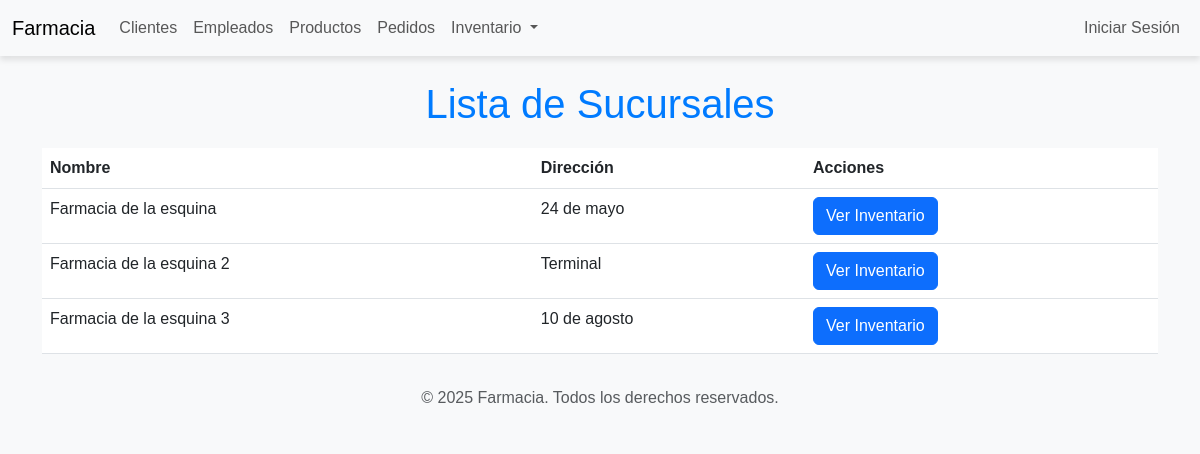
Page /sucursales/ on the earlier database version.
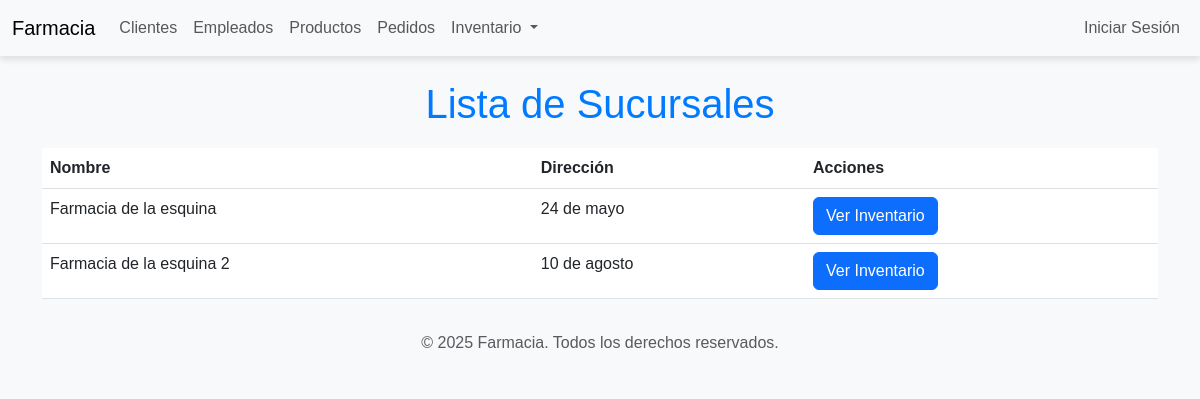
Same page on the later database version.
### inventario/models.py (models this page shows, shortened)
class Sucursal(models.Model):
    nombre = models.CharField(max_length=100)
    direccion = models.CharField(max_length=255)

### inventario/views.py (the view)
# urls.py: path('sucursales/', inventario_views.lista_sucursales, name='lista_sucursales'),
def lista_sucursales(request):
    sucursales = Sucursal.objects.all()
    return render(request, 'inventario/lista_sucursales.html', {'sucursales': sucursales})

### templates/inventario/lista_sucursales.html (shortened to what this page needs)
{% extends 'base.html' %}
{% block content %}
<h1>Lista de Sucursales</h1>
<table class="table">
    <thead>
        <tr>
            <th>Nombre</th>
            <th>Dirección</th>
            <th>Acciones</th>
        </tr>
    </thead>
    <tbody>
        {% for sucursal in sucursales %}
        <tr>
            <td>{{ sucursal.nombre }}</td>
            <td>{{ sucursal.direccion }}</td>
            <td>
                <a href="{% url 'consultar_inventario_por_sucursal' sucursal.id %}" class="btn btn-primary">Ver Inventario</a>
            </td>
        </tr>
        {% endfor %}
    </tbody>
</table>
{% endblock %}

Differences in the rows shown:
removed Sucursal: nombre "Farmacia de la esquina 3", direccion "10 de agosto"
changed Sucursal "Farmacia de la esquina 2": direccion "Terminal" → "10 de agosto"
